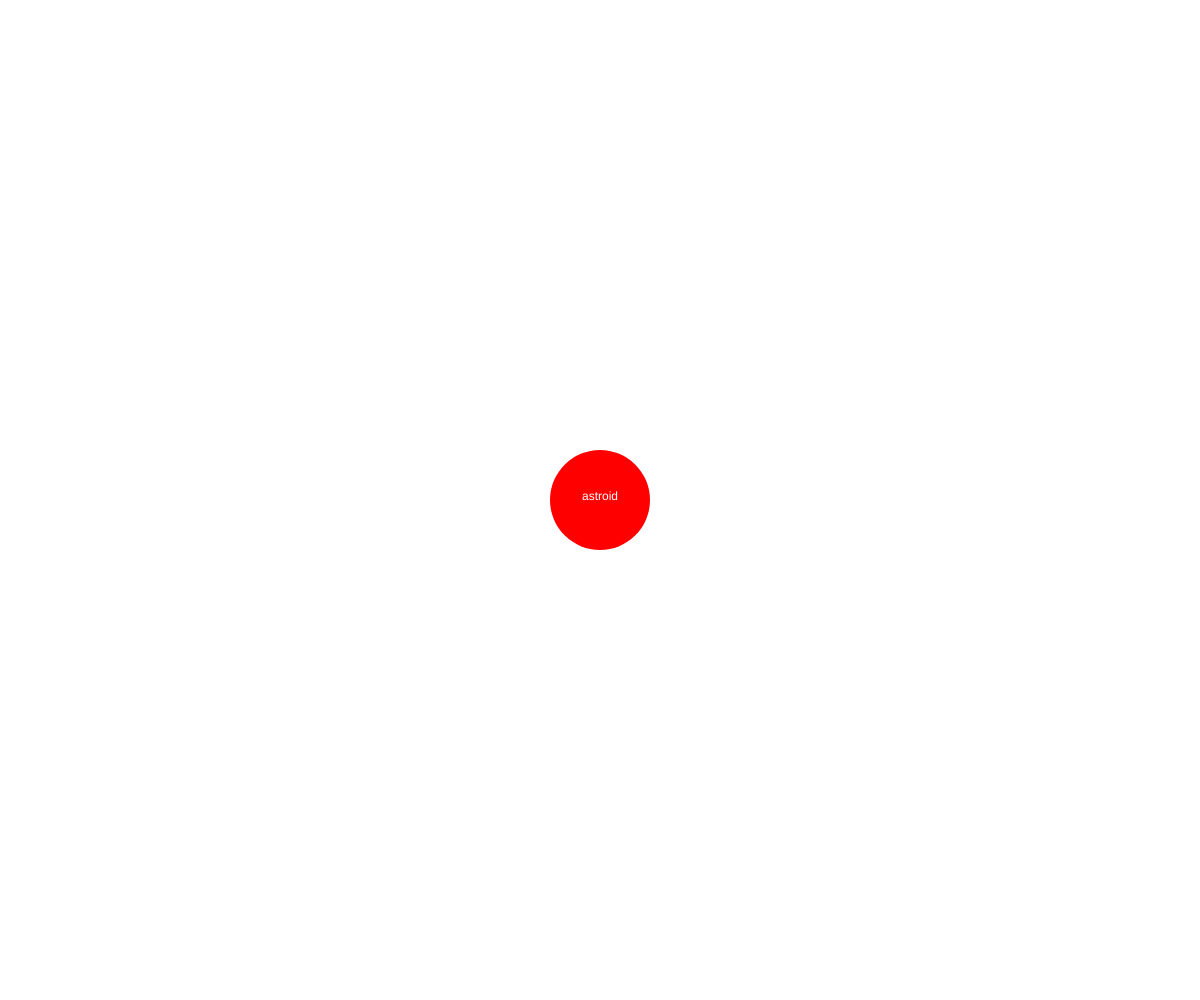
Frame 1 (no input)
Frame 60 (no input): identical to frame 1, image omitted
Frame 120 (the mouse pressed at the canvas centre since frame 60): identical to frame 1, image omitted

The p5.js sketch that drew this single still picture (run headless with seeded random() and noise() and a simulated clock; from frame 60 on, the mouse is pressed at the canvas centre):

// p5.js sketch
// ── sketch.js
var Particle = {
  speed   : 10,
  name    : "astroid",
  color   : "red"
};

function setup() {
  createCanvas(windowWidth,windowHeight);
  var particle = Particle;
  fill(particle.color);
  noStroke();
  ellipse(width/2,height/2, 100,100);
  
  fill(255);//white text
  textAlign(CENTER);
  text(particle.name, width/2, height/2);
}

function draw() {
  
}
